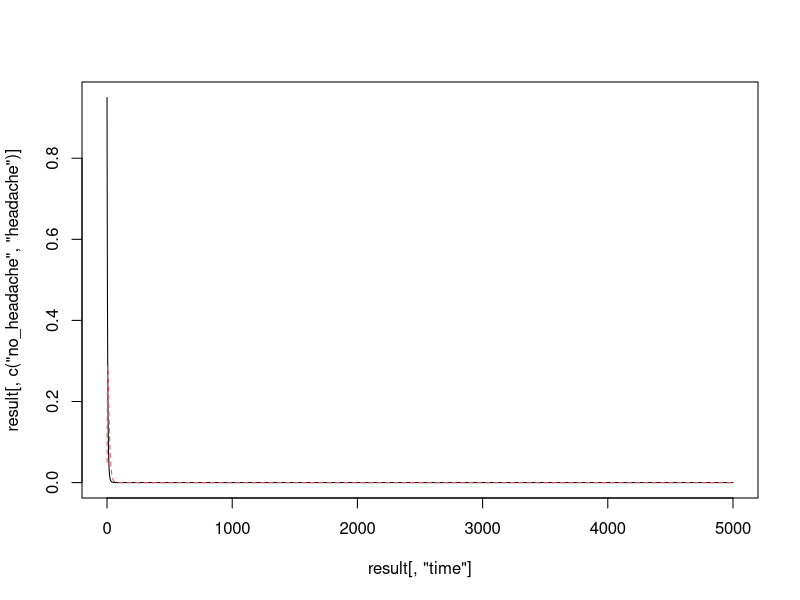
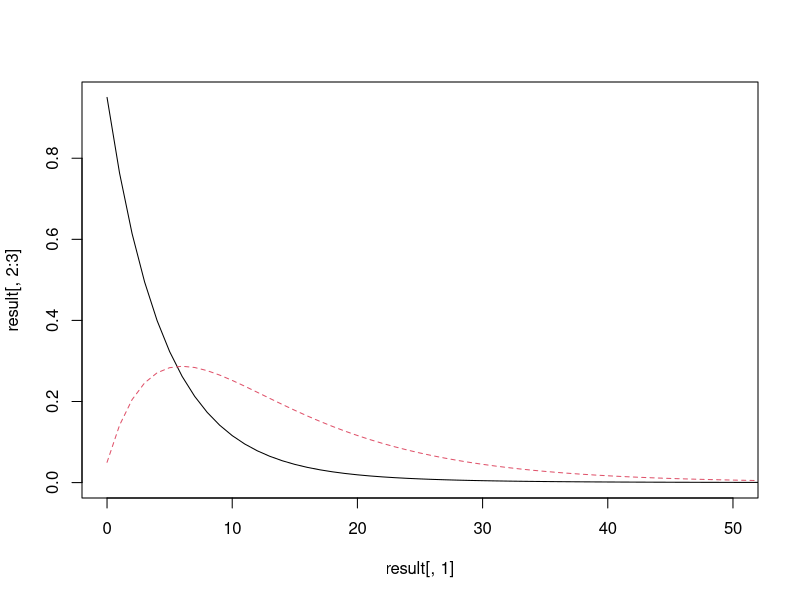

These figures' R source, in order:
## ---- chunk 1
library(deSolve)
## ---- chunk 2
times <- seq(0, 5000, by = 1)
yinit <- c(no_headache = 0.95, headache = 0.05)
parameters <- c(incidence = 0.02, recovery = 0.01, 
                birth = 0.1, death = 0.2)
## ---- chunk 3
print(yinit)
## ---- chunk 4
print(parameters)
## ---- chunk 5
headache_model <- function(times, yinit, parameters) {
    with(as.list(c(yinit, parameters)), {

        dno_headache <- recovery*headache - 
            incidence*no_headache - death*no_headache 

        dheadache <- incidence*no_headache - recovery*headache - 
            death*headache + birth*(headache+no_headache)

        comparts <- list(c(dno_headache, dheadache))

        return(comparts)
    })
}
## ---- chunk 6
result <- as.data.frame(ode(y = yinit, times = times, 
                            func = headache_model, parms = parameters))

## ---- chunk 7
head(result)
## ---- chunk 8
matplot(x = result[, "time"], 
        y = result[, c("no_headache", "headache")], 
        type = "l")
## ---- chunk 9
matplot(x = result[, 1], 
        y = result[, 2:3], 
        type = "l", 
        xlim = c(0, 50))
